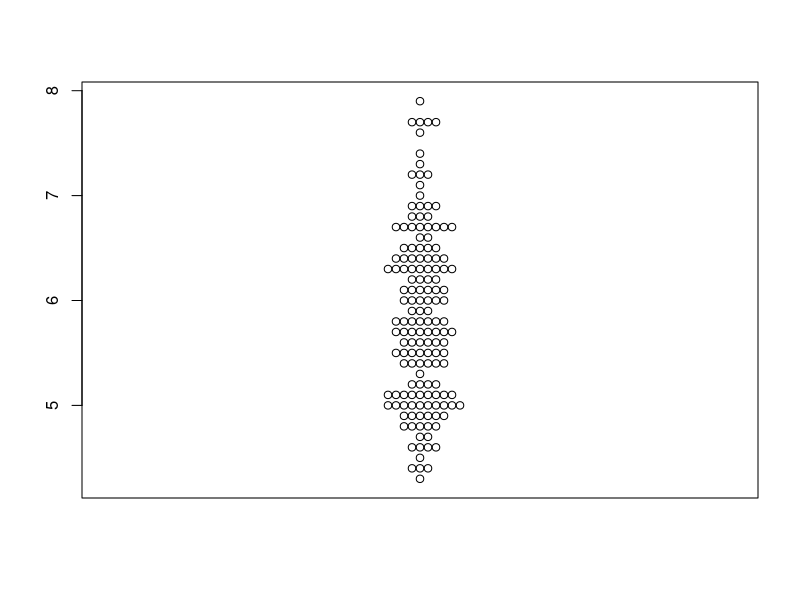
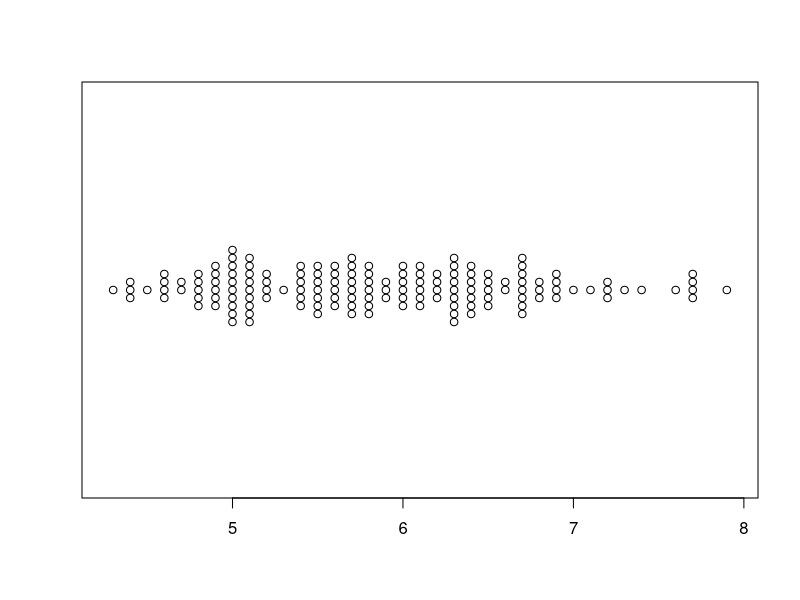
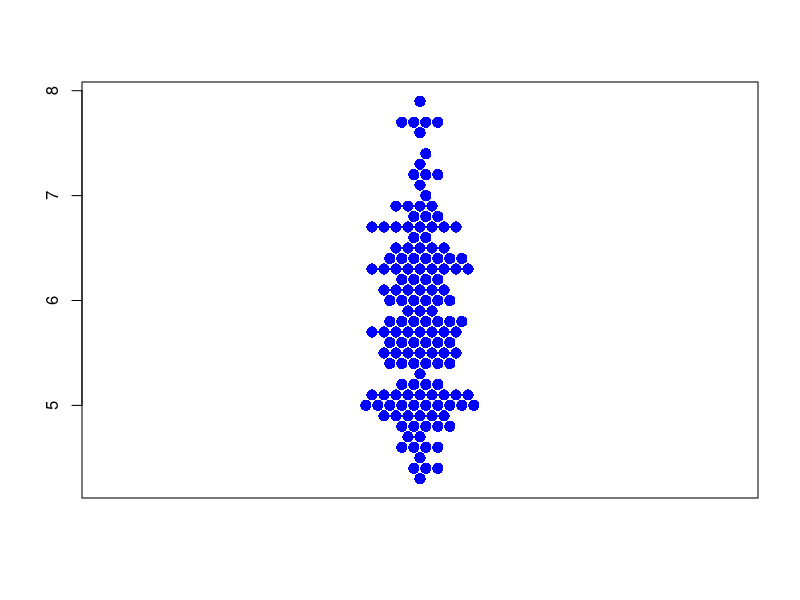
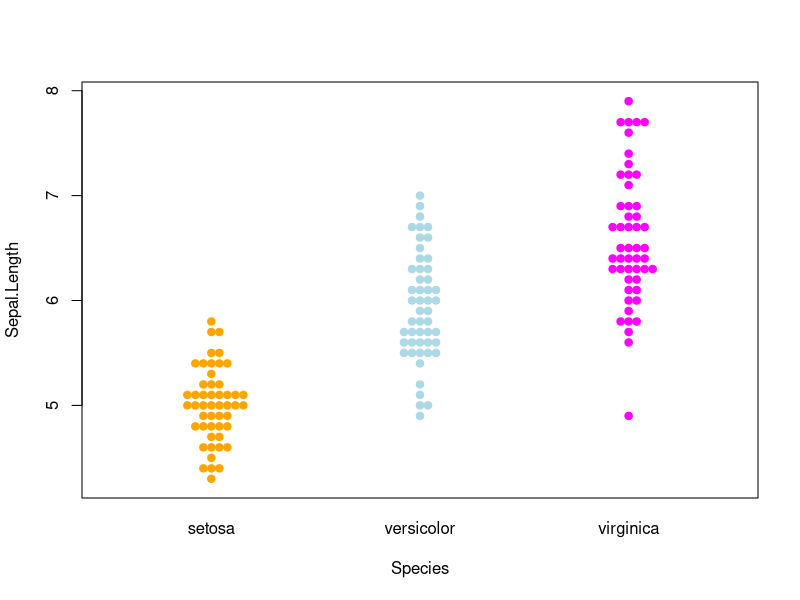
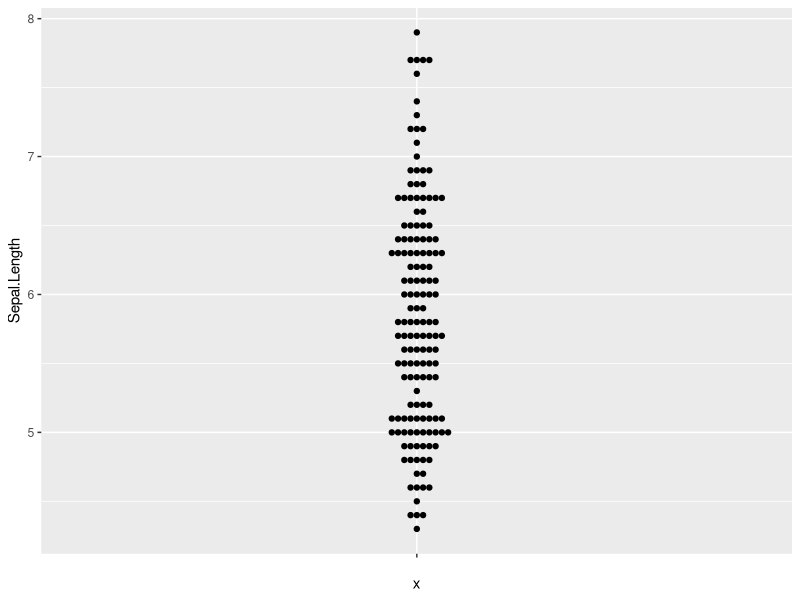
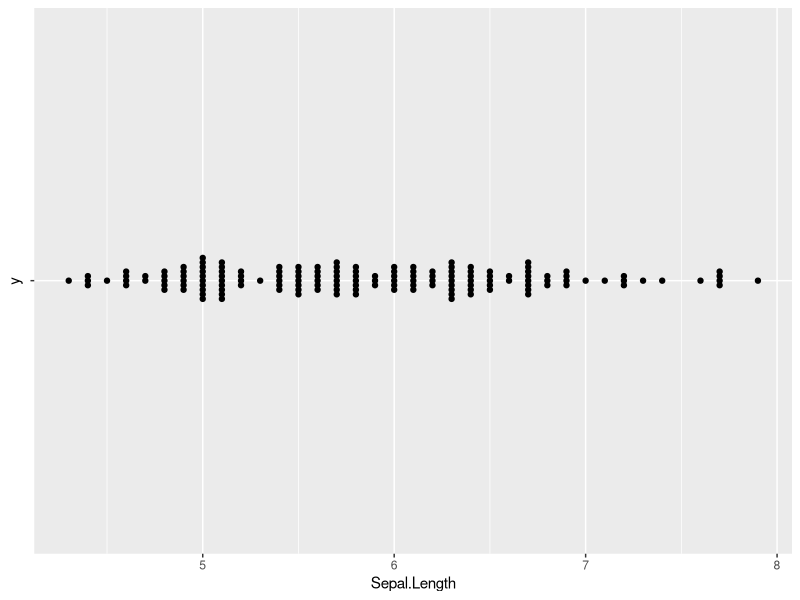
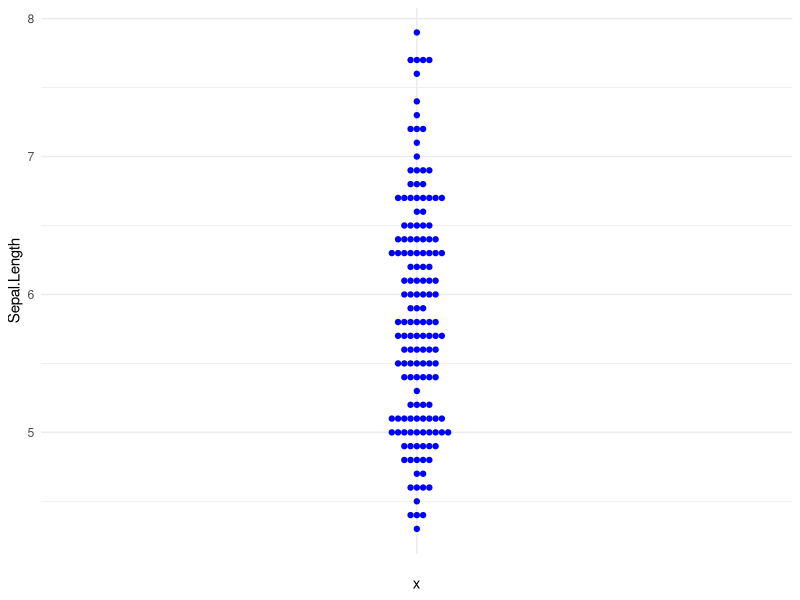
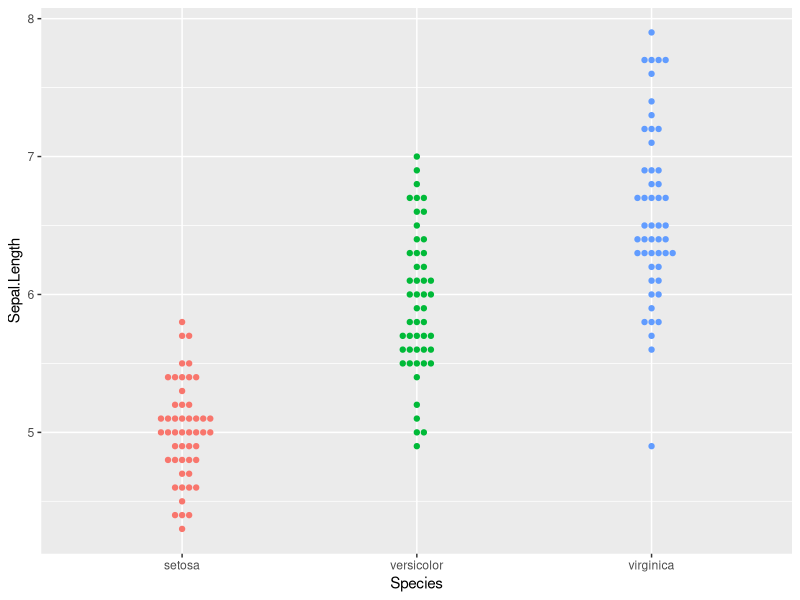

Recreate these plots in R, in order.
## ---- chunk 1
library(beeswarm) # beeswarm包,绘制群峰图
library(ggplot2)
library(ggbeeswarm) # ggbeeswarm包,基于ggplot2的群峰图
## ---- chunk 2
#| fig-cap: 群峰图使用的数据集iris
data(iris) # 载入内置数据集
knitr::kable(head(iris))
## ---- chunk 3
#| fig-cap: 最简单的群峰图
beeswarm(iris$Sepal.Length)
## ---- chunk 4
#| fig-cap: 翻转坐标轴的群峰图
beeswarm(iris$Sepal.Length, horizontal=TRUE)
## ---- chunk 5
#| fig-cap: 自定义的群峰图
beeswarm(
  iris$Sepal.Length,
  pch=16, # 点的形状
  col='blue', # 点的颜色
  cex=1.5, # 点的大小
)
## ---- chunk 6
#| fig-cap: 分组的群峰图
beeswarm(
  Sepal.Length ~ Species, 
  data=iris,
  col=c("orange", "lightblue", "magenta"),
  pch = 19, # fill the dots
#   corral = "gutter" # 使用“gutter”方法来处理重叠,边缘裁切
)
## ---- chunk 7
#| fig-cap: 最基本的geom_beeswarm
ggplot(iris,aes(y=Sepal.Length,x='')) +
  geom_beeswarm()
## ---- chunk 8
#| fig-cap: 翻转坐标轴的geom_beeswarm
ggplot(iris,aes(x=Sepal.Length,y='')) +
  geom_beeswarm()
## ---- chunk 9
#| fig-cap: 自定义颜色的geom_beeswarm
ggplot(iris,aes(y=Sepal.Length,x='')) +
  geom_beeswarm(color='blue') +
  theme_minimal()
## ---- chunk 10
#| fig-cap: 分组的geom_beeswarm
ggplot(iris,aes(x=Species, y=Sepal.Length, colour=Species)) +
  geom_beeswarm() + 
  theme(legend.position = "none")
## ---- chunk 11
#| fig-cap: 自定义主题的分组geom_beeswarm
ggplot(iris,aes(x=Species, y=Sepal.Length, colour=Species)) +
  geom_beeswarm() +
  scale_color_manual(values=c("#999999", "#E69F00", "#56B4E9")) +
  theme_minimal() + 
  theme(legend.position = "none")
